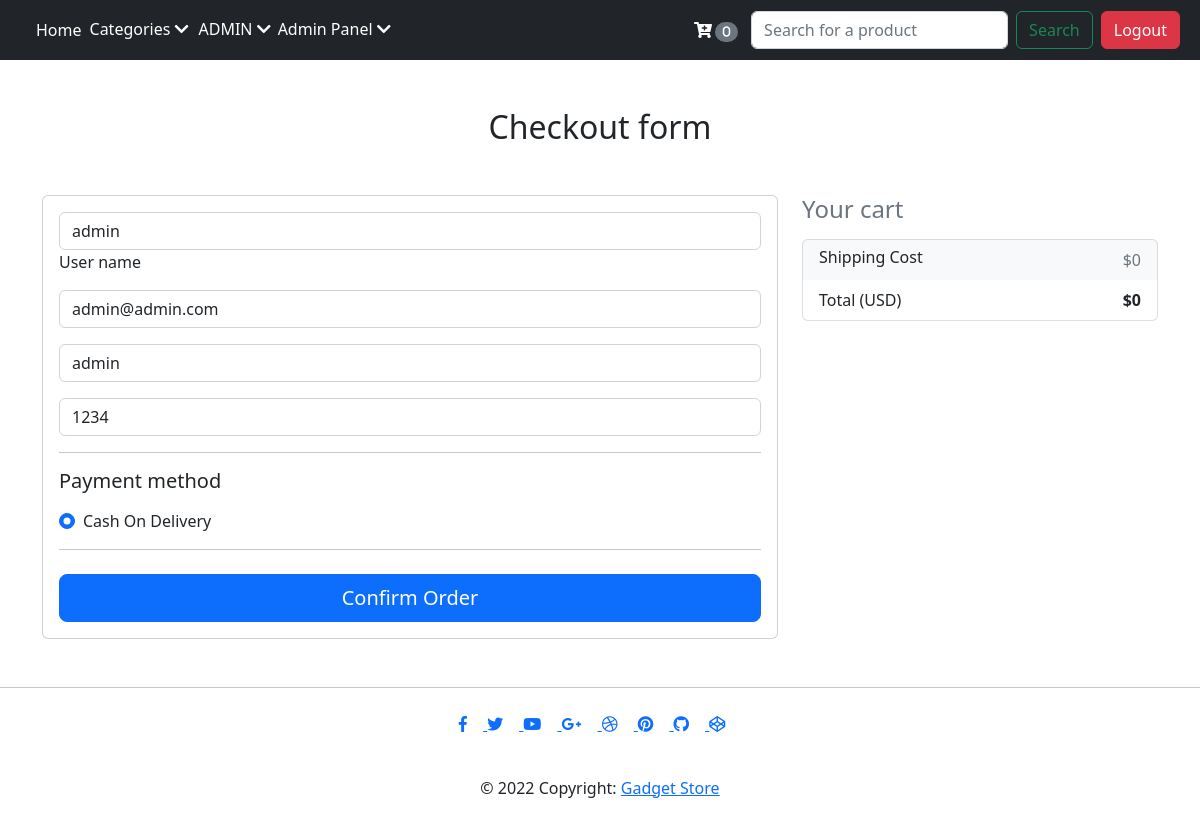
/checkout.php (signed in), run on the app's committed database.
### tables this page shows
CREATE TABLE `users` (
  `user_id` int(255) NOT NULL,
  `user_name` varchar(255) NOT NULL,
  `user_email` varchar(255) NOT NULL,
  `user_pass` varchar(255) NOT NULL,
  `user_address` varchar(255) NOT NULL,
  `user_phone_no` text NOT NULL,
  `user_type` varchar(255) NOT NULL DEFAULT 'user',
  `user_created_timestamp` datetime NOT NULL DEFAULT current_timestamp()
);

### checkout.php (the view, shortened to what this page needs)
<!DOCTYPE html>
<html lang="en">
<head>
    <link href="https://cdn.jsdelivr.net/npm/bootstrap@5.2.2/dist/css/bootstrap.min.css" rel="stylesheet"
>
</head>
<body>
    <?php
    include 'partials/_header.php';
    if(isset($_SESSION['loggedIn']) && $_SESSION['loggedIn']=='true'){
        $id = $_SESSION['user_id'];
        $sql= "SELECT * FROM `users` WHERE user_id = '$id'";
        $result = mysqli_query($conn,$sql);
        while($row = mysqli_fetch_assoc($result)){
            $name = $row['user_name'];
            $email = $row['user_email'];
            $phone = $row['user_phone_no'];
            $address = $row['user_address'];
        }
    echo'
    <main class="mt-5">
        <div class="container wow fadeIn">
            <h2 class="my-5 h2 text-center">Checkout form</h2>
            <div class="row">
                <div class="col-md-8 mb-4">
                    <div class="card">
                        <form class="card-body" action="/store/partials/_handleCheckout.php" method="post">
                            <div class="row">
                                <div class="col-md-12 mb-2">
                                    <div class="md-form ">
                                        <input type="text" class="form-control" placeholder="Username" aria-describedby="" name="userName" value="'.$name.'" required>
                                        <input type="hidden" name="userId" value="'.$id.'">
                                        <label for="firstName" class="">User name</label>
                                    </div>
                                </div>
                            </div>
                            <div class=" md-form mb-3">
                                <input type="text" id="email" class="form-control" placeholder="youremail@example.com"
                                    name="email" value="'.$email.'" required>
                            </div>
                            <div class="md-form mb-3">
                                <input type="text" id="address" class="form-control" placeholder="Enter Your Address"
                                    name="address" value="'.$address.'" required>
                            </div>
                            <div class="md-form mb-3">
                                <input type="text" id="phone" name="phone" class="form-control" placeholder="Enter Your Phone Number" value="'.$phone.'" required>
                            </div>
                            <hr>
                            <h5>Payment method</h5>
                            <div class="d-block my-3">';
                            if(isset($_SESSION['stipePay']) && $_SESSION['stipePay'] == true){
                                echo'<input class="form" type="hidden" name="exampleRadios" id="exampleRadios1" value="stripe">';
                                echo '<div class="alert alert-success alert fade show" role="alert">
                                <strong>Success!</strong> Your payment is successfully done via Stripe.<br>
                                <strong>Transaction ID:</strong> '.$_GET['tId'].'
                              </div>';
                            }else{
                                echo'
                                <div class="form-check">
                                <input class="form-check-input" type="radio" name="exampleRadios" id="exampleRadios1" value="cod" checked>
                                <label class="form-check-label" for="exampleRadios1">
                                    Cash On Delivery
                                </label>
                                </div>';}
                                echo'
                            </div>
                            <hr class="mb-4">';
                                echo'<button class="btn btn-primary btn-lg btn-block" type="submit">Confirm Order</button>';
                            echo'</form>
                            </div>
                            </div>';
    echo'
    <div class="col-md-4 mb-4">
        <h4 class="d-flex justify-content-between align-items-center lh-condensed mb-3">
            <span class="text-muted">Your cart</span>
            <span class="rounded-circle text-muted">'.$cCount.'</span>
        </h4>
        <ul class="list-group mb-3 z-depth-1">';
            $ship = ($bill*0.1);
            if($bill<500){ $bill +=$ship; } echo' <li class="list-group-item d-flex justify-content-between bg-light">
                <div class="">
                    <h6 class="my-0">Shipping Cost</h6>
                </div>';
                if($bill<500){ echo'<span class="text-muted">$'.$ship.'</span>';
                    }else{
                    echo'<span class="text-muted"
                        style="text-decoration: line-through;font-weight: 400;color:#888;">$'.$ship.'</span>
                    <span class="text-muted">$0</span>';
                    }
                    echo'</li>
                    <li class="list-group-item d-flex justify-content-between">
                        <span>Total (USD)</span>';
                        echo'<strong>$'.$bill.'</strong>
                    </li>
        </ul>';
    echo'</div>
    </div>
    </div>
    </main>';
    $_SESSION['bill']=$bill;}
    else{
    header('Location:login.php');
    }
    ?>
    <?php include 'partials/_footer.php'; ?>
</body>
</html>

### data on the page
users: userName "admin", email "admin@admin.com", address "admin", phone "1234"

### other printed values
$curUserName "ADMIN"
$c "0"
$ship "0"
$bill "0"
